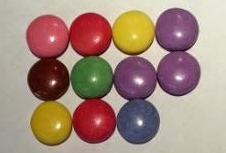
#> input picture images/smarties01.JPG, 226 x 153 px, found by its file name
$ python GDV_tutorial_07_empty.py
#> lines starting #> are read from the running program, lines starting #| are printed output that depends on the picture; after the words box and inside, x2 and y2 are one past the last pixel; in counts of white or black regions, pixels touching at a corner belong together
import cv2
import numpy as np

### Goal: Count the number of green smarties in the images
# define green in HSV
hue = 60  # 60 is pure green
hue_range = 10
saturation = 155
saturation_range = 100
value = 155
value_range = 100
lower_green = np.array([hue - hue_range,saturation - saturation_range,value - value_range])
upper_green = np.array([hue + hue_range,saturation + saturation_range,value + value_range])

# load image
img = cv2.imread('images\smarties01.JPG',cv2.IMREAD_COLOR)
#> img is the input picture: shape (153, 226, 3); mean B, G, R 124.7, 137.2, 164
img = cv2.resize(img,(800,600))
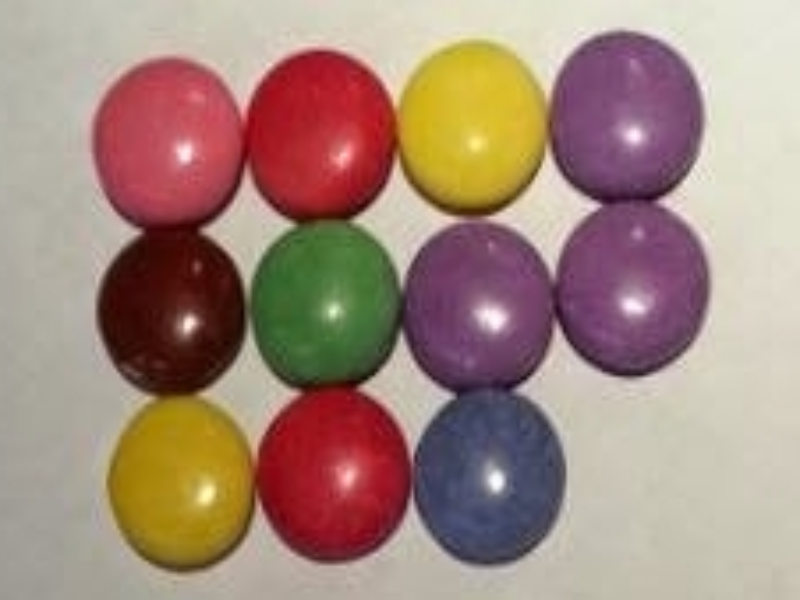
#> img: shape (600, 800, 3); mean B, G, R 124.6, 137.1, 163.9

# convert to HSV
hsv = cv2.cvtColor(img, cv2.COLOR_BGR2HSV)
#> hsv: shape (600, 800, 3); mean H, S, V 65.8, 84.4, 166.5

# create a mask
mask = cv2.inRange(hsv, lower_green, upper_green)
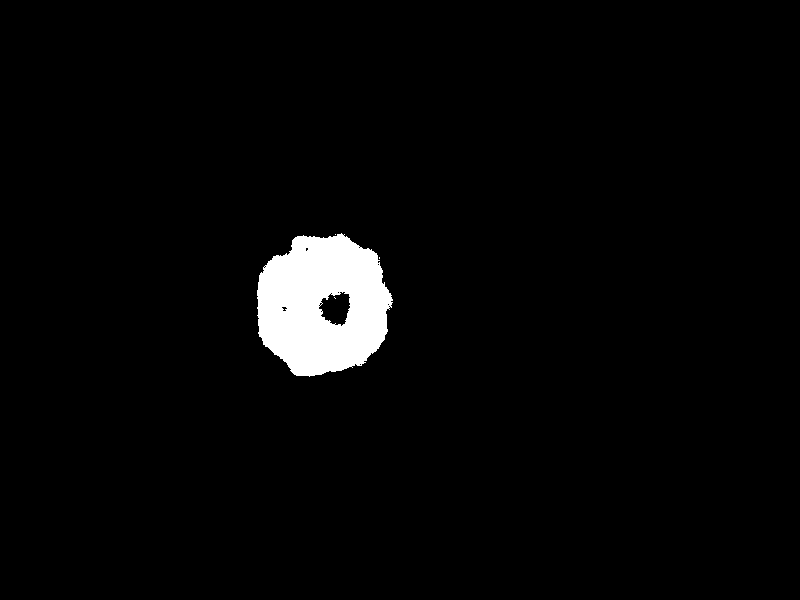
#> mask: shape (600, 800); 3% white; 4 white regions (3 under 20 px), largest, box (x1, y1, x2, y2) and area: (257, 233, 393, 377) 14237

## morphological operations code

# find connected components

# find center of mass and draw a mark in the original image

# go through all (reasonable) found connected components

    # check size and roundness as plausibility

    # find and draw center

    # find and draw bounding box

# print out number of connected components
print('We have found x green smarties.')


# show the original image with drawings in one window
cv2.imshow('Original image', img)
# show the masked image in another window

# show the mask image in another window
cv2.imshow('Mask image',mask)
#cv2.imwrite('mask.jpg',mask)

cv2.waitKey(0)
cv2.destroyAllWindows()

$ run again, with images/smarties02.JPG copied over images/smarties01.JPG
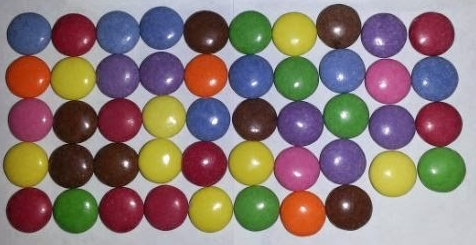
#> input picture images/smarties02.JPG, 476 x 245 px, found by its file name
#> img is the input picture: shape (245, 476, 3); mean B, G, R 116.3, 120.7, 137.6
#> `img = cv2.resize(img,(800,600))`:
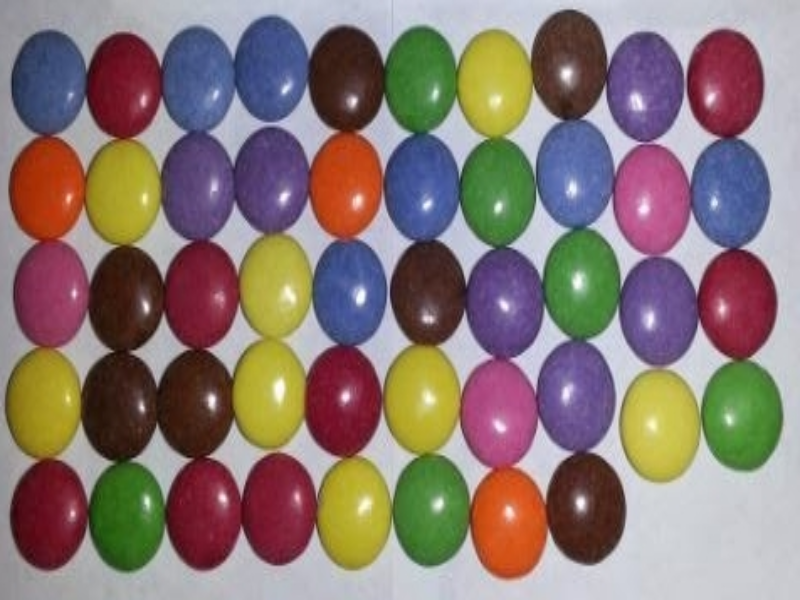
#> img: shape (600, 800, 3); mean B, G, R 116.2, 120.5, 137.5
#> hsv: shape (600, 800, 3); mean H, S, V 94.6, 102.7, 153.3
#> `mask = cv2.inRange(hsv, lower_green, upper_green)`:
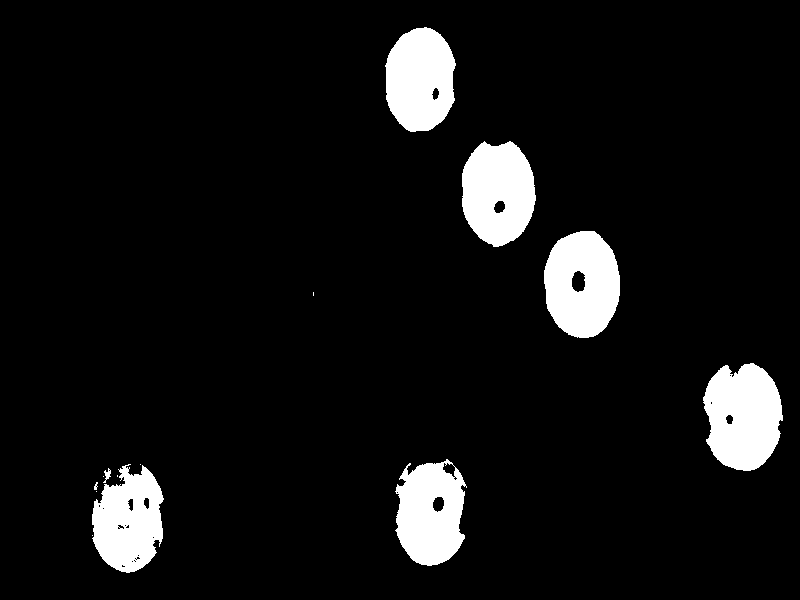
#> mask: shape (600, 800); 7.5% white; 14 white regions (6 under 20 px), largest, box (x1, y1, x2, y2) and area: (703, 363, 783, 471) 6569, (544, 231, 620, 338) 6255, (462, 141, 536, 247) 6012

$ run again, with images/smarties03.JPG copied over images/smarties01.JPG
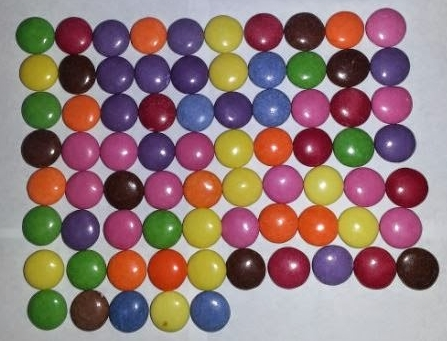
#> input picture images/smarties03.JPG, 447 x 341 px, found by its file name
#> img is the input picture: shape (341, 447, 3); mean B, G, R 119.3, 121.1, 146
#> img: shape (600, 800, 3)
#> hsv: shape (600, 800, 3); mean H, S, V 96.7, 97.1, 156.7
#> `mask = cv2.inRange(hsv, lower_green, upper_green)`:
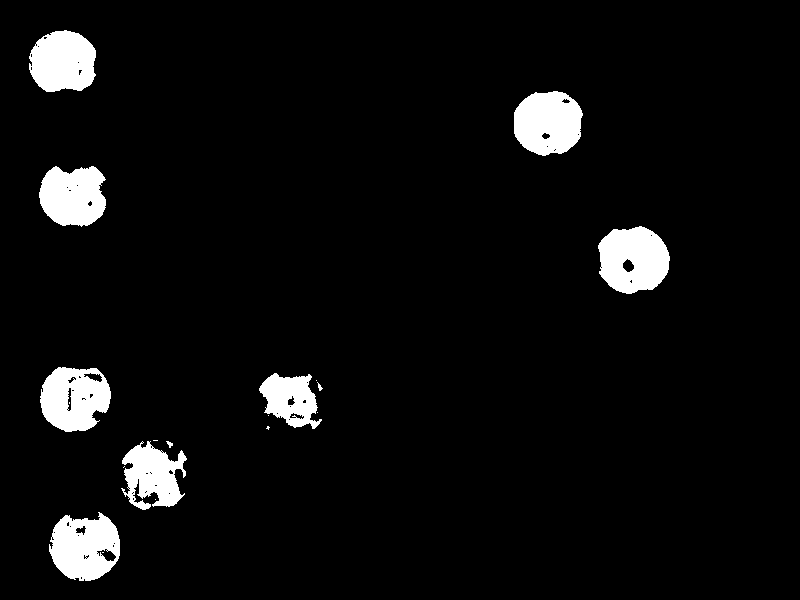
#> mask: shape (600, 800); 5.3% white; 19 white regions (9 under 20 px), largest, box (x1, y1, x2, y2) and area: (598, 226, 670, 294) 3688, (514, 91, 583, 156) 3507, (49, 512, 120, 581) 3503

$ run again, with images/Bumbu_Rawon.jpg copied over images/smarties01.JPG
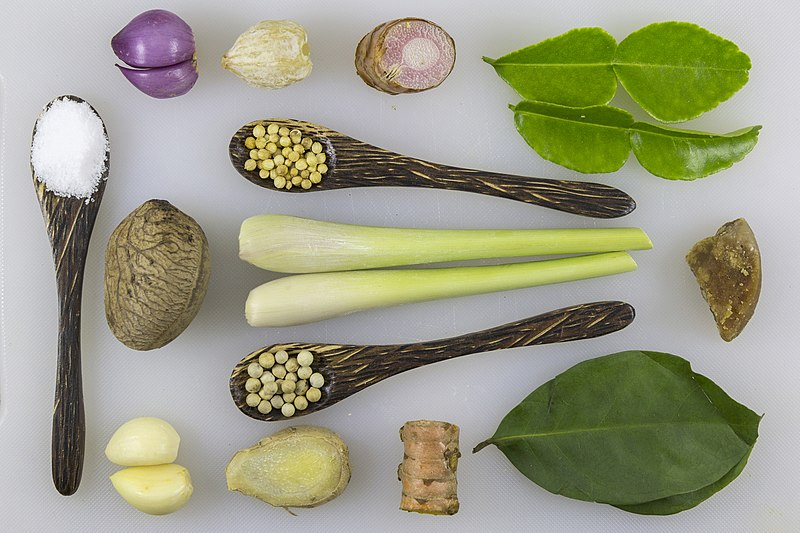
#> input picture images/Bumbu_Rawon.jpg, 800 x 533 px, found by its file name
#> img is the input picture: shape (533, 800, 3); mean B, G, R 135.8, 157.9, 157.3
#> `img = cv2.resize(img,(800,600))`:
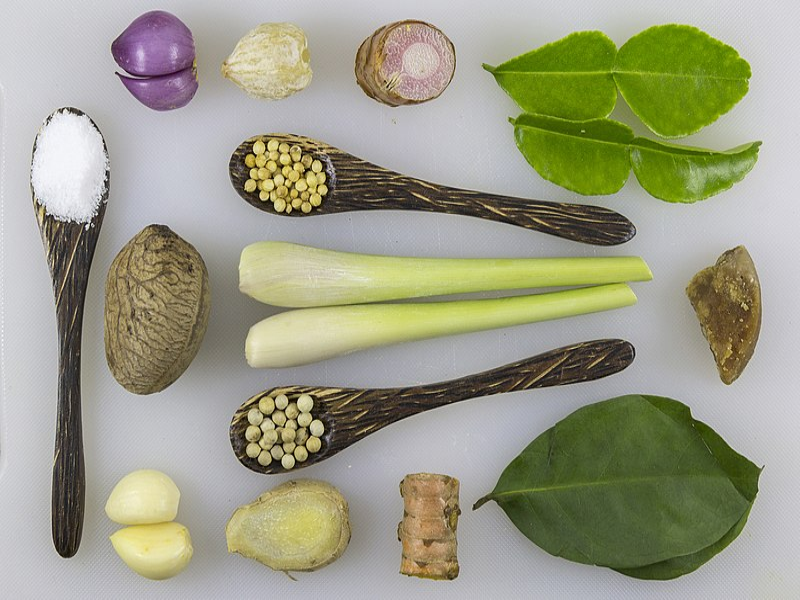
#> img: shape (600, 800, 3); mean B, G, R 135.6, 157.7, 157.2
#> hsv: shape (600, 800, 3); mean H, S, V 66.6, 57.8, 163.3
#> mask: shape (600, 800); every value is 0
